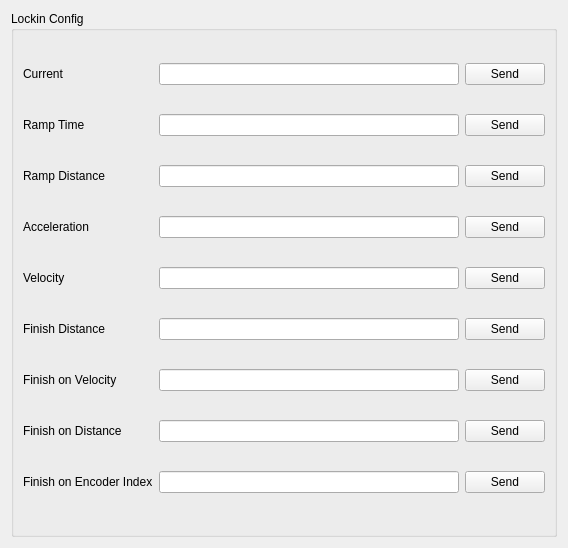
            <widget class="QWidget" name="scrollAreaWidgetContents_3">
             <property name="geometry">
              <rect>
               <x>0</x>
               <y>0</y>
               <width>568</width>
               <height>548</height>
              </rect>
             </property>
             <layout class="QGridLayout" name="gridLayout_45">
              <item row="0" column="0">
               <widget class="QGroupBox" name="groupBox_12">
                <property name="title">
                 <string>Lockin Config</string>
                </property>
                <layout class="QGridLayout" name="gridLayout_46">
                 <item row="2" column="0">
                  <widget class="QLabel" name="label_46">
                   <property name="text">
                    <string>Ramp Distance</string>
                   </property>
                  </widget>
                 </item>
                 <item row="7" column="0">
                  <widget class="QLabel" name="label_47">
                   <property name="text">
                    <string>Finish on Distance</string>
                   </property>
                  </widget>
                 </item>
                 <item row="1" column="0">
                  <widget class="QLabel" name="label_45">
                   <property name="text">
                    <string>Ramp Time</string>
                   </property>
                  </widget>
                 </item>
                 <item row="3" column="0">
                  <widget class="QLabel" name="label_49">
                   <property name="text">
                    <string>Acceleration</string>
                   </property>
                  </widget>
                 </item>
                 <item row="5" column="0">
                  <widget class="QLabel" name="label_50">
                   <property name="text">
                    <string>Finish Distance</string>
                   </property>
                  </widget>
                 </item>
                 <item row="6" column="0">
                  <widget class="QLabel" name="label_51">
                   <property name="text">
                    <string>Finish on Velocity</string>
                   </property>
                  </widget>
                 </item>
                 <item row="4" column="0">
                  <widget class="QLabel" name="label_48">
                   <property name="text">
                    <string>Velocity</string>
                   </property>
                  </widget>
                 </item>
                 <item row="8" column="0">
                  <widget class="QLabel" name="label_52">
                   <property name="text">
                    <string>Finish on Encoder Index</string>
                   </property>
                  </widget>
                 </item>
                 <item row="0" column="1">
                  <widget class="QLineEdit" name="lineEdit_20"/>
                 </item>
                 <item row="1" column="1">
                  <widget class="QLineEdit" name="lineEdit_22"/>
                 </item>
                 <item row="2" column="1">
                  <widget class="QLineEdit" name="lineEdit_25"/>
                 </item>
                 <item row="3" column="1">
                  <widget class="QLineEdit" name="lineEdit_26"/>
                 </item>
                 <item row="4" column="1">
                  <widget class="QLineEdit" name="lineEdit_33"/>
                 </item>
                 <item row="5" column="1">
                  <widget class="QLineEdit" name="lineEdit_35"/>
                 </item>
                 <item row="6" column="1">
                  <widget class="QLineEdit" name="lineEdit_38"/>
                 </item>
                 <item row="7" column="1">
                  <widget class="QLineEdit" name="lineEdit_39"/>
                 </item>
                 <item row="8" column="1">
                  <widget class="QLineEdit" name="lineEdit_41"/>
                 </item>
                 <item row="0" column="2">
                  <widget class="QPushButton" name="pushButton_27">
                   <property name="text">
                    <string>Send</string>
                   </property>
                  </widget>
                 </item>
                 <item row="1" column="2">
                  <widget class="QPushButton" name="pushButton_28">
                   <property name="text">
                    <string>Send</string>
                   </property>
                  </widget>
                 </item>
                 <item row="2" column="2">
                  <widget class="QPushButton" name="pushButton_29">
                   <property name="text">
                    <string>Send</string>
                   </property>
                  </widget>
                 </item>
                 <item row="3" column="2">
                  <widget class="QPushButton" name="pushButton_30">
                   <property name="text">
                    <string>Send</string>
                   </property>
                  </widget>
                 </item>
                 <item row="4" column="2">
                  <widget class="QPushButton" name="pushButton_31">
                   <property name="text">
                    <string>Send</string>
                   </property>
                  </widget>
                 </item>
                 <item row="5" column="2">
                  <widget class="QPushButton" name="pushButton_32">
                   <property name="text">
                    <string>Send</string>
                   </property>
                  </widget>
                 </item>
                 <item row="6" column="2">
                  <widget class="QPushButton" name="pushButton_33">
                   <property name="text">
                    <string>Send</string>
                   </property>
                  </widget>
                 </item>
                 <item row="7" column="2">
                  <widget class="QPushButton" name="pushButton_34">
                   <property name="text">
                    <string>Send</string>
                   </property>
                  </widget>
                 </item>
                 <item row="8" column="2">
                  <widget class="QPushButton" name="pushButton_35">
                   <property name="text">
                    <string>Send</string>
                   </property>
                  </widget>
                 </item>
                 <item row="0" column="0">
                  <widget class="QLabel" name="label_44">
                   <property name="text">
                    <string>Current</string>
                   </property>
                  </widget>
                 </item>
                </layout>
               </widget>
              </item>
             </layout>
            </widget>
